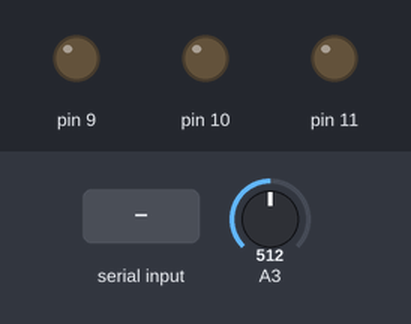
A sketch run on a simulated Arduino Uno, built with avr-gcc and run on an emulated ATmega328P. Shown: output pins drawn as LEDs (lit = HIGH). The test bench sets the inputs (shaded band); at power-on: A3 = 512. What the sketch prints to the serial monitor is not drawn.

Above: at 1.2 s.
1.3 s: "H" received over Serial
At 1.6 s:
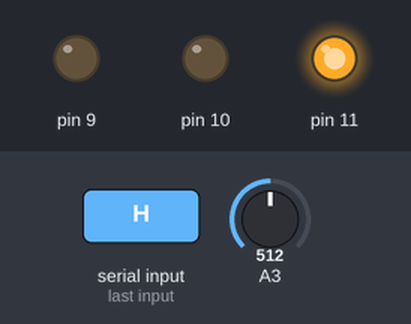
2.8 s: "N" received over Serial
At 4.0 s:
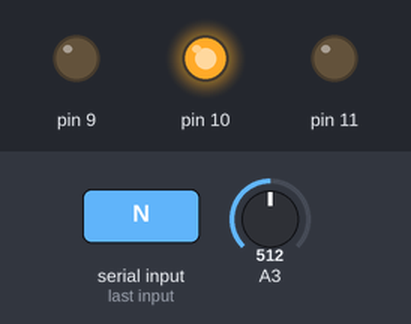
4.3 s: "F" received over Serial
At 5.4 s:
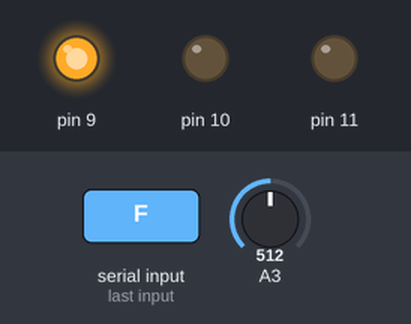
Timing chart, 0 to 7.3 s (numbered marks = the images above; inputs shaded):
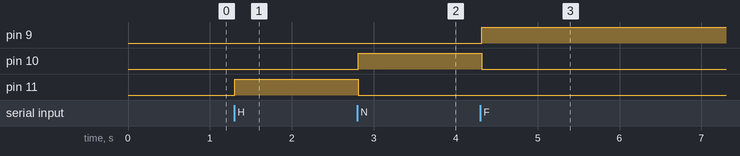

The sketch:

LAB3DABM.ino
```cpp
int sensorValue;
int outputValue;

void setup() {
  // put your setup code here, to run once:
  pinMode(A3,INPUT);
  pinMode(11,OUTPUT);
  pinMode(10,OUTPUT);
  pinMode(9,OUTPUT);
  Serial.begin(9600);
}

void loop() {
  // put your main code here, to run repeatedly:

  sensorValue=analogRead(A3);
  outputValue= map(sensorValue,0,1023,0,255);
  Serial.println(outputValue);


  char lecturaSerial = Serial.read();


  if (lecturaSerial=='H'){
    digitalWrite(11,HIGH);
    digitalWrite(10,LOW);
    digitalWrite(9,LOW);

    }
  else if (lecturaSerial=='N'){
    digitalWrite(11,LOW);
    digitalWrite(10,HIGH);
    digitalWrite(9,LOW);

    }
    else if (lecturaSerial=='F'){
    digitalWrite(11,LOW);
    digitalWrite(10,LOW);
    digitalWrite(9,HIGH);

    }

    delay(100);


}
```

Measured:
- after the input at 1.3 s, pin 11: LOW → HIGH at once
- after the input at 2.8 s, pin 10: LOW → HIGH at once; pin 11: HIGH → LOW at once
- after the input at 4.3 s, pin 9: LOW → HIGH at once; pin 10: HIGH → LOW at once
